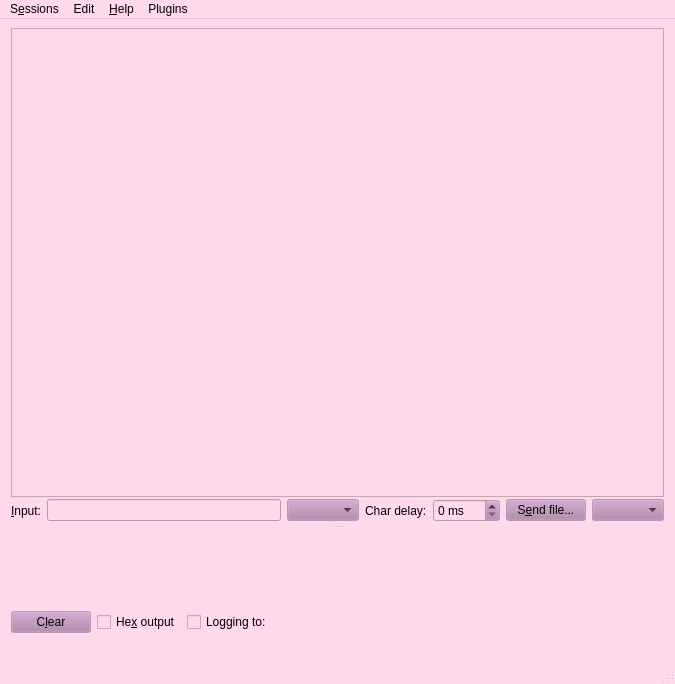
<?xml version="1.0" encoding="UTF-8"?>
<ui version="4.0">
 <class>MainWindow</class>
 <widget class="QMainWindow" name="MainWindow">
  <property name="geometry">
   <rect>
    <x>0</x>
    <y>0</y>
    <width>675</width>
    <height>684</height>
   </rect>
  </property>
  <property name="palette">
   <palette>
    <active>
     <colorrole role="Button">
      <brush brushstyle="SolidPattern">
       <color alpha="255">
        <red>173</red>
        <green>127</green>
        <blue>168</blue>
       </color>
      </brush>
     </colorrole>
     <colorrole role="Base">
      <brush brushstyle="SolidPattern">
       <color alpha="255">
        <red>255</red>
        <green>216</green>
        <blue>235</blue>
       </color>
      </brush>
     </colorrole>
     <colorrole role="Window">
      <brush brushstyle="SolidPattern">
       <color alpha="255">
        <red>255</red>
        <green>216</green>
        <blue>235</blue>
       </color>
      </brush>
     </colorrole>
     <colorrole role="AlternateBase">
      <brush brushstyle="SolidPattern">
       <color alpha="255">
        <red>230</red>
        <green>255</green>
        <blue>203</blue>
       </color>
      </brush>
     </colorrole>
    </active>
    <inactive>
     <colorrole role="Button">
      <brush brushstyle="SolidPattern">
       <color alpha="255">
        <red>173</red>
        <green>127</green>
        <blue>168</blue>
       </color>
      </brush>
     </colorrole>
     <colorrole role="Base">
      <brush brushstyle="SolidPattern">
       <color alpha="255">
        <red>255</red>
        <green>216</green>
        <blue>235</blue>
       </color>
      </brush>
     </colorrole>
     <colorrole role="Window">
      <brush brushstyle="SolidPattern">
       <color alpha="255">
        <red>255</red>
        <green>216</green>
        <blue>235</blue>
       </color>
      </brush>
     </colorrole>
     <colorrole role="AlternateBase">
      <brush brushstyle="SolidPattern">
       <color alpha="255">
        <red>230</red>
        <green>255</green>
        <blue>203</blue>
       </color>
      </brush>
     </colorrole>
    </inactive>
    <disabled>
     <colorrole role="Button">
      <brush brushstyle="SolidPattern">
       <color alpha="255">
        <red>173</red>
        <green>127</green>
        <blue>168</blue>
       </color>
      </brush>
     </colorrole>
     <colorrole role="Base">
      <brush brushstyle="SolidPattern">
       <color alpha="255">
        <red>255</red>
        <green>216</green>
        <blue>235</blue>
       </color>
      </brush>
     </colorrole>
     <colorrole role="Window">
      <brush brushstyle="SolidPattern">
       <color alpha="255">
        <red>255</red>
        <green>216</green>
        <blue>235</blue>
       </color>
      </brush>
     </colorrole>
     <colorrole role="AlternateBase">
      <brush brushstyle="SolidPattern">
       <color alpha="255">
        <red>230</red>
        <green>255</green>
        <blue>203</blue>
       </color>
      </brush>
     </colorrole>
    </disabled>
   </palette>
  </property>
  <property name="windowTitle">
   <string>CuteCom</string>
  </property>
  <widget class="QWidget" name="centralLayout">
   <layout class="QVBoxLayout" name="m_verticalLayout">
    <property name="spacing">
     <number>0</number>
    </property>
    <property name="sizeConstraint">
     <enum>QLayout::SetDefaultConstraint</enum>
    </property>
    <property name="topMargin">
     <number>9</number>
    </property>
    <item>
     <widget class="QSplitter" name="m_mainSplitter">
      <property name="orientation">
       <enum>Qt::Vertical</enum>
      </property>
      <widget class="QFrame" name="frame_input">
       <property name="sizePolicy">
        <sizepolicy hsizetype="Preferred" vsizetype="Preferred">
         <horstretch>0</horstretch>
         <verstretch>1</verstretch>
        </sizepolicy>
       </property>
       <property name="frameShape">
        <enum>QFrame::NoFrame</enum>
       </property>
       <property name="frameShadow">
        <enum>QFrame::Plain</enum>
       </property>
       <layout class="QVBoxLayout" name="m_input_layout_v">
        <property name="spacing">
         <number>0</number>
        </property>
        <property name="leftMargin">
         <number>0</number>
        </property>
        <property name="topMargin">
         <number>0</number>
        </property>
        <property name="rightMargin">
         <number>0</number>
        </property>
        <property name="bottomMargin">
         <number>3</number>
        </property>
        <item>
         <widget class="QListWidget" name="m_command_history">
          <property name="font">
           <font>
            <family>Nimbus Mono L</family>
           </font>
          </property>
          <property name="alternatingRowColors">
           <bool>true</bool>
          </property>
         </widget>
        </item>
        <item>
         <layout class="QHBoxLayout" name="m_input_layout_h">
          <property name="topMargin">
           <number>2</number>
          </property>
          <property name="bottomMargin">
           <number>0</number>
          </property>
          <item>
           <widget class="QLabel" name="label_input">
            <property name="text">
             <string>&amp;Input:</string>
            </property>
            <property name="buddy">
             <cstring>m_input_edit</cstring>
            </property>
           </widget>
          </item>
          <item>
           <widget class="QLineEdit" name="m_input_edit">
            <property name="enabled">
             <bool>false</bool>
            </property>
           </widget>
          </item>
          <item>
           <widget class="QComboBox" name="m_combo_lineterm">
            <property name="toolTip">
             <string>Select the line end termination</string>
            </property>
           </widget>
          </item>
          <item>
           <widget class="QLabel" name="m_lb_chardelay">
            <property name="toolTip">
             <string>Delay between single characters</string>
            </property>
            <property name="text">
             <string>Char delay:</string>
            </property>
            <property name="wordWrap">
             <bool>false</bool>
            </property>
           </widget>
          </item>
          <item>
           <widget class="QSpinBox" name="m_spinner_chardelay">
            <property name="focusPolicy">
             <enum>Qt::ClickFocus</enum>
            </property>
            <property name="toolTip">
             <string>Delay between single characters</string>
            </property>
            <property name="suffix">
             <string> ms</string>
            </property>
            <property name="maximum">
             <number>250</number>
            </property>
            <property name="value">
             <number>0</number>
            </property>
           </widget>
          </item>
          <item>
           <widget class="QPushButton" name="m_bt_sendfile">
            <property name="cursor">
             <cursorShape>ArrowCursor</cursorShape>
            </property>
            <property name="toolTip">
             <string>Select a file to be sent using the specified protocol</string>
            </property>
            <property name="text">
             <string>S&amp;end file...</string>
            </property>
            <property name="autoDefault">
             <bool>false</bool>
            </property>
           </widget>
          </item>
          <item>
           <widget class="QComboBox" name="m_combo_protocol">
            <property name="focusPolicy">
             <enum>Qt::NoFocus</enum>
            </property>
            <property name="toolTip">
             <string>Select the transfer protocol</string>
            </property>
           </widget>
          </item>
         </layout>
        </item>
       </layout>
      </widget>
      <widget class="QFrame" name="frame_output">
       <property name="sizePolicy">
        <sizepolicy hsizetype="Preferred" vsizetype="Preferred">
         <horstretch>0</horstretch>
         <verstretch>2</verstretch>
        </sizepolicy>
       </property>
       <property name="frameShape">
        <enum>QFrame::NoFrame</enum>
       </property>
       <property name="frameShadow">
        <enum>QFrame::Plain</enum>
       </property>
       <layout class="QVBoxLayout" name="m_output_layout_v">
        <property name="spacing">
         <number>0</number>
        </property>
        <property name="leftMargin">
         <number>0</number>
        </property>
        <property name="topMargin">
         <number>3</number>
        </property>
        <property name="rightMargin">
         <number>0</number>
        </property>
        <property name="bottomMargin">
         <number>0</number>
        </property>
        <item>
         <widget class="DataDisplay" name="m_output_display" native="true">
          <property name="font">
           <font>
            <family>Nimbus Mono L</family>
           </font>
          </property>
          <property name="styleSheet">
           <string notr="true">background-image:url(&quot;:images/kitty.jpg&quot;); background-position: center;</string>
          </property>
          <property name="undoRedoEnabled" stdset="0">
           <bool>false</bool>
          </property>
          <property name="readOnly" stdset="0">
           <bool>true</bool>
          </property>
         </widget>
        </item>
        <item>
         <layout class="QVBoxLayout" name="m_pluginsLayout"/>
        </item>
        <item>
         <layout class="QHBoxLayout" name="m_output_layout_h">
          <property name="topMargin">
           <number>2</number>
          </property>
          <item>
           <widget class="QPushButton" name="m_bt_clear">
            <property name="toolTip">
             <string>Clear the output window</string>
            </property>
            <property name="text">
             <string>C&amp;lear</string>
            </property>
            <property name="shortcut">
             <string>Alt+L</string>
            </property>
           </widget>
          </item>
          <item>
           <widget class="QCheckBox" name="m_check_hex_out">
            <property name="sizePolicy">
             <sizepolicy hsizetype="Minimum" vsizetype="Fixed">
              <horstretch>1</horstretch>
              <verstretch>0</verstretch>
             </sizepolicy>
            </property>
            <property name="toolTip">
             <string>Show the output in hexadecimal format</string>
            </property>
            <property name="text">
             <string>He&amp;x output</string>
            </property>
            <property name="shortcut">
             <string>Alt+X</string>
            </property>
           </widget>
          </item>
          <item>
           <widget class="QCheckBox" name="m_check_logging">
            <property name="toolTip">
             <string>Enable logging the data to a file.</string>
            </property>
            <property name="text">
             <string>Logging to:</string>
            </property>
           </widget>
          </item>
          <item>
           <widget class="QLabel" name="m_lb_logfile">
            <property name="sizePolicy">
             <sizepolicy hsizetype="Expanding" vsizetype="Preferred">
              <horstretch>100</horstretch>
              <verstretch>0</verstretch>
             </sizepolicy>
            </property>
            <property name="cursor">
             <cursorShape>PointingHandCursor</cursorShape>
            </property>
            <property name="text">
             <string/>
            </property>
           </widget>
          </item>
          <item>
           <spacer name="hSpacer_input">
            <property name="orientation">
             <enum>Qt::Horizontal</enum>
            </property>
            <property name="sizeHint" stdset="0">
             <size>
              <width>140</width>
              <height>20</height>
             </size>
            </property>
           </spacer>
          </item>
         </layout>
        </item>
       </layout>
      </widget>
     </widget>
    </item>
   </layout>
  </widget>
  <widget class="QMenuBar" name="menuBar">
   <property name="geometry">
    <rect>
     <x>0</x>
     <y>0</y>
     <width>675</width>
     <height>22</height>
    </rect>
   </property>
   <widget class="QMenu" name="menuSessions">
    <property name="title">
     <string>S&amp;essions</string>
    </property>
    <addaction name="actionOpen"/>
    <addaction name="actionManager"/>
   </widget>
   <widget class="QMenu" name="menu_Help">
    <property name="title">
     <string>&amp;Help</string>
    </property>
    <addaction name="actionAbout_CuteCom"/>
    <addaction name="actionAbout_Qt"/>
   </widget>
   <widget class="QMenu" name="menuEdit">
    <property name="title">
     <string>Edit</string>
    </property>
    <addaction name="actionFind"/>
   </widget>
   <widget class="QMenu" name="menuPlugins">
    <property name="title">
     <string>Plugins</string>
    </property>
    <addaction name="m_actionAddPluginMacros"/>
    <addaction name="m_actionAddPluginIpProxy"/>
   </widget>
   <addaction name="menuSessions"/>
   <addaction name="menuEdit"/>
   <addaction name="menu_Help"/>
   <addaction name="menuPlugins"/>
  </widget>
  <widget class="QStatusBar" name="m_statusBar"/>
  <action name="actionOpen">
   <property name="enabled">
    <bool>false</bool>
   </property>
   <property name="text">
    <string>Open</string>
   </property>
  </action>
  <action name="actionSave">
   <property name="text">
    <string>Save</string>
   </property>
  </action>
  <action name="actionManager">
   <property name="text">
    <string>Session &amp;Manager ...</string>
   </property>
   <property name="toolTip">
    <string>Open Session Manager</string>
   </property>
  </action>
  <action name="actionAbout_CuteCom">
   <property name="icon">
    <iconset>
     <normaloff>:/images/info.svg</normaloff>:/images/info.svg</iconset>
   </property>
   <property name="text">
    <string>About CuteCom</string>
   </property>
  </action>
  <action name="actionAbout_Qt">
   <property name="text">
    <string>About Qt</string>
   </property>
  </action>
  <action name="actionFind">
   <property name="text">
    <string>Find</string>
   </property>
  </action>
  <action name="m_actionPluginMacros">
   <property name="checkable">
    <bool>false</bool>
   </property>
   <property name="text">
    <string>Add macros</string>
   </property>
  </action>
  <action name="m_actionAddPluginMacros">
   <property name="checkable">
    <bool>false</bool>
   </property>
   <property name="text">
    <string>New macros</string>
   </property>
  </action>
  <action name="m_actionAddPluginIpProxy">
   <property name="text">
    <string>New IP Proxy</string>
   </property>
  </action>
 </widget>
 <layoutdefault spacing="6" margin="11"/>
 <customwidgets>
  <customwidget>
   <class>DataDisplay</class>
   <extends>QWidget</extends>
   <header>datadisplay.h</header>
  </customwidget>
 </customwidgets>
 <resources>
  <include location="resources.qrc"/>
 </resources>
 <connections/>
</ui>
